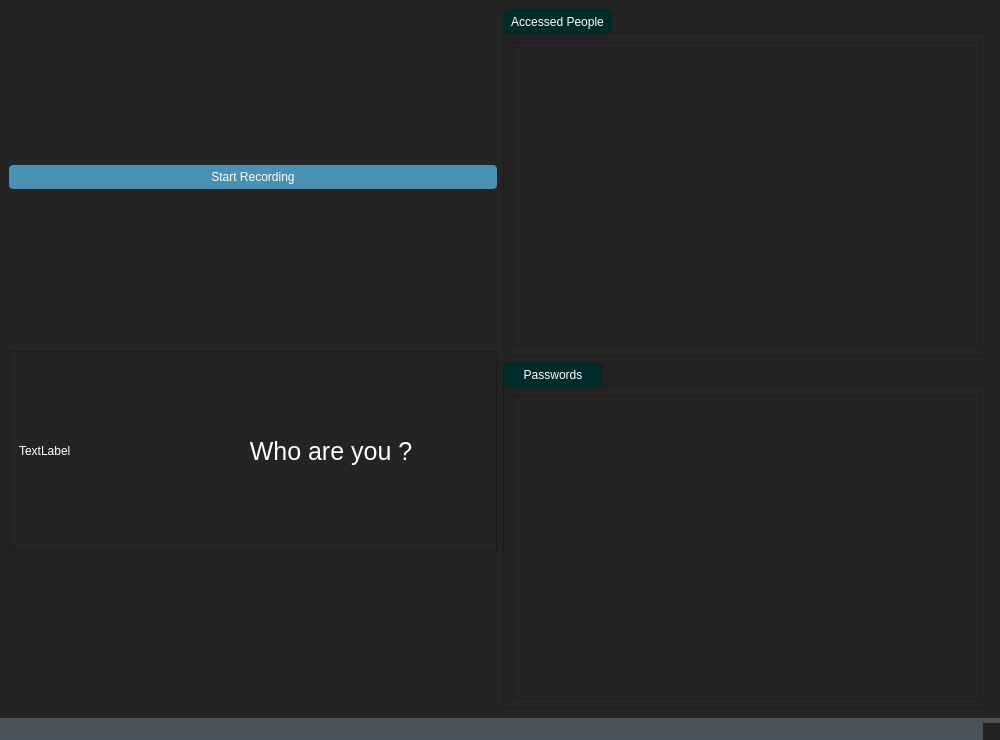
<?xml version="1.0" encoding="UTF-8"?>
<ui version="4.0">
 <class>MainWindow</class>
 <widget class="QMainWindow" name="MainWindow">
  <property name="geometry">
   <rect>
    <x>0</x>
    <y>0</y>
    <width>1000</width>
    <height>740</height>
   </rect>
  </property>
  <property name="sizePolicy">
   <sizepolicy hsizetype="Fixed" vsizetype="Fixed">
    <horstretch>0</horstretch>
    <verstretch>0</verstretch>
   </sizepolicy>
  </property>
  <property name="minimumSize">
   <size>
    <width>1000</width>
    <height>740</height>
   </size>
  </property>
  <property name="maximumSize">
   <size>
    <width>1000</width>
    <height>740</height>
   </size>
  </property>
  <property name="windowTitle">
   <string>MainWindow</string>
  </property>
  <property name="styleSheet">
   <string notr="true">/*Copyright (c) DevSec Studio. All rights reserved.

MIT License

Permission is hereby granted, free of charge, to any person obtaining a copy
of this software and associated documentation files (the &quot;Software&quot;), to deal
in the Software without restriction, including without limitation the rights
to use, copy, modify, merge, publish, distribute, sublicense, and/or sell
copies of the Software, and to permit persons to whom the Software is
furnished to do so, subject to the following conditions:

The above copyright notice and this permission notice shall be included in all
copies or substantial portions of the Software.

THE SOFTWARE IS PROVIDED *AS IS*, WITHOUT WARRANTY OF ANY KIND, EXPRESS OR
IMPLIED, INCLUDING BUT NOT LIMITED TO THE WARRANTIES OF MERCHANTABILITY,
FITNESS FOR A PARTICULAR PURPOSE AND NONINFRINGEMENT. IN NO EVENT SHALL THE
AUTHORS OR COPYRIGHT HOLDERS BE LIABLE FOR ANY CLAIM, DAMAGES OR OTHER
LIABILITY, WHETHER IN AN ACTION OF CONTRACT, TORT OR OTHERWISE, ARISING FROM,
OUT OF OR IN CONNECTION WITH THE SOFTWARE OR THE USE OR OTHER DEALINGS IN THE SOFTWARE.
*/

/*-----QWidget-----*/
QWidget
{
	background-color: #242424;
	color: #fff;
	selection-background-color: #fff;
	selection-color: #000;

}


/*-----QLabel-----*/
QLabel
{
	background-color: transparent;
	color: #fff;

}


/*-----QMenuBar-----*/
QMenuBar 
{
	background-color: #4a5157;
	color: #fff;

}


QMenuBar::item 
{
	background-color: transparent;
	border-left: 1px solid #003333;
	padding: 5px;
	padding-left: 15px;
	padding-right: 15px;

}


QMenuBar::item:selected 
{
	background-color: #003333;
	border: 1px solid #006666;
	color: #fff;

}


QMenuBar::item:pressed 
{
	background-color: #006666;
	border: 1px solid #006666;
	color: #fff;

}


/*-----QMenu-----*/
QMenu
{
    background-color: #4a5157;
    border: 1px solid #4a5157;
    padding: 10px;
	color: #fff;

}


QMenu::item
{
    background-color: transparent;
    padding: 2px 20px 2px 20px;
	min-width: 200px;

}


QMenu::separator
{
   	background-color: #242424;
	height: 1px;

}


QMenu::item:disabled
{
    color: #555;
    background-color: transparent;
    padding: 2px 20px 2px 20px;

}


QMenu::item:selected
{
	background-color: #003333;
	border: 1px solid #006666;
	color: #fff;

}


/*-----QToolButton-----*/
QToolButton 
{
	background-color: transparent;
	color: #fff;
	padding: 3px;
	margin-left: 1px;
}


QToolButton:hover
{
	background-color: rgba(70,162,218,50%);
	border: 1px solid #46a2da;
	color: #000;
	
}


QToolButton:pressed
{
	background-color: #727272;
	border: 1px solid #46a2da;

}


QToolButton:checked
{
	background-color: #727272;
	border: 1px solid #222;
}


/*-----QPushButton-----*/
QPushButton
{
	background-color: #4891b4;
	color: #fff;
	min-width: 80px;
	border-radius: 4px;
	padding: 5px;

}


QPushButton::flat
{
	background-color: transparent;
	border: none;
	color: #000;

}


QPushButton::disabled
{
	background-color: #606060;
	color: #959595;
	border-color: #051a39;

}


QPushButton::hover
{
	background-color: #54aad3;
	border: 1px solid #46a2da;

}


QPushButton::pressed
{
	background-color: #2385b4;
	border: 1px solid #46a2da;

}


QPushButton::checked
{
	background-color: #bd5355;
	border: 1px solid #bd5355;

}


/*-----QLineEdit-----*/
QLineEdit
{
	background-color: #242424;
	color : #fff;
	border: 1px solid #1d1d1d;
	padding: 3px;
	padding-left: 5px;
	border-radius: 4px;

}


/*-----QPlainTExtEdit-----*/
QPlainTextEdit
{
	background-color: #242424;
	color : #fff;
	border: 1px solid #1d1d1d;
	padding: 3px;
	padding-left: 5px;
	border-radius: 4px;

}


/*-----QToolBox-----*/
QToolBox
{
	background-color: transparent;
	border: 1px solid #1d1d1d;

}


QToolBox::tab
{
	background-color: #002b2b;
	border: 1px solid #1d1d1d;

}


QToolBox::tab:hover
{
	background-color: #006d6d;
	border: 1px solid #1d1d1d;

}


/*-----QComboBox-----*/
QComboBox
{
    background-color: #4a5157;
    padding-left: 6px;
    color: #fff;
    height: 20px;
	border-radius: 4px;

}


QComboBox::disabled
{
	background-color: #404040;
	color: #656565;
	border-color: #051a39;

}


QComboBox:on
{
    background-color: #4a5157;
	color: #fff;

}


QComboBox QAbstractItemView
{
    background-color: #4a5157;
    color: #fff;
    selection-background-color: #002b2b;
	selection-color: #fff;
    outline: 0;

}


QComboBox::drop-down
{
	background-color: #4a5157;
    subcontrol-origin: padding;
    subcontrol-position: top right;
	border-radius: 4px;
    width: 15px;

}


QComboBox::down-arrow
{
    image: url(://arrow-down.png);
    width: 8px;
    height: 8px;

}


/*-----QDoubleSpinBox &amp; QCalendarWidget-----*/
QDoubleSpinBox,
QCalendarWidget QSpinBox 
{
	background-color: #242424;
	color : #fff;
	border: 1px solid #1d1d1d;
	border-radius: 4px;
	padding: 3px;
	padding-left: 5px;

}


QDoubleSpinBox::up-button, 
QCalendarWidget QSpinBox::up-button
{
	background-color: #4a5157;
    width: 16px; 
	border-top-right-radius: 4px;
    border-width: 1px;
	border-color: #1d1d1d;

}


QDoubleSpinBox::up-button:hover, 
QCalendarWidget QSpinBox::up-button:hover
{
	background-color: #585858;

}


QDoubleSpinBox::up-button:pressed, 
QCalendarWidget QSpinBox::up-button:pressed
{
	background-color: #252525;
    width: 16px; 
    border-width: 1px;

}


QDoubleSpinBox::up-arrow,
QCalendarWidget QSpinBox::up-arrow
{
    image: url(://arrow-up.png);
    width: 7px;
    height: 7px;

}


QDoubleSpinBox::down-button, 
QCalendarWidget QSpinBox::down-button
{
	background-color: #4a5157;
    width: 16px; 
    border-width: 1px;
	border-bottom-right-radius: 4px;
	border-color: #1d1d1d;

}


QDoubleSpinBox::down-button:hover, 
QCalendarWidget QSpinBox::down-button:hover
{
	background-color: #585858;

}


QDoubleSpinBox::down-button:pressed, 
QCalendarWidget QSpinBox::down-button:pressed
{
	background-color: #252525;
    width: 16px; 
    border-width: 1px;

}


QDoubleSpinBox::down-arrow,
QCalendarWidget QSpinBox::down-arrow
{
    image: url(://arrow-down.png);
    width: 7px;
    height: 7px;

}


/*-----QGroupBox-----*/
QGroupBox 
{
    border: 1px solid;
    border-color: #1d1d1d;
	border-radius: 4px;
    margin-top: 23px;

}


QGroupBox::title  
{
    background-color: #002b2b;
    color: #fff;
	subcontrol-position: top left;
    subcontrol-origin: margin;
    padding: 5px;
	min-width: 100px;
	border: 1px solid #1d1d1d;
	border-top-left-radius: 4px;
	border-top-right-radius: 4px;
	border-bottom: none;

}


/*-----QHeaderView-----*/
QHeaderView::section
{
    background-color: #4a5157;
	border: none;
    color: #fff;
	padding: 4px;
	
}


QHeaderView::section:disabled
{
    background-color: #525251;
    color: #656565;

}


QHeaderView::section:checked
{
    background-color: qlineargradient(spread:repeat, x1:1, y1:0, x2:1, y2:1, stop:0 rgba(227, 227, 227, 255),stop:1 rgba(187, 187, 187, 255));
    color: #000;

}


QHeaderView::section::vertical::first,
QHeaderView::section::vertical::only-one
{
    border-left: 1px solid #003333;

}


QHeaderView::section::vertical
{
    border-left: 1px solid #003333;
}


QHeaderView::section::horizontal::first,
QHeaderView::section::horizontal::only-one
{
    border-left: 1px solid #003333;

}


QHeaderView::section::horizontal
{
    border-left: 1px solid #003333;

}


QTableCornerButton::section
{
    background-color: qlineargradient(spread:repeat, x1:1, y1:0, x2:1, y2:1, stop:0 rgba(227, 227, 227, 255),stop:1 rgba(187, 187, 187, 255));
	border: 1px solid #000;
    color: #fff;

}


/*-----QCalendarWidget-----*/
QCalendarWidget QToolButton
{
  	background-color: transparent;
  	color: white;

}


QCalendarWidget QToolButton::hover
{
	background-color: #006666;
	border: 1px solid #006666;
	color: #fff;

}


QCalendarWidget QMenu 
{
	width: 120px;
	left: 20px;
	color: white;

}


QCalendarWidget QWidget 
{ 
	alternate-background-color: #4a5157; 
	color: #fff;

}


QCalendarWidget QAbstractItemView:enabled 
{
	color: #fff;  
	background-color: #242424;  
	selection-background-color: #002b2b; 
	selection-color: #fff; 

}


QCalendarWidget QAbstractItemView:disabled 
{ 
	color: #404040; 

}


/*-----QTreeWidget-----*/
QTreeView
{
	show-decoration-selected: 0;
	alternate-background-color: transparent;
	background-color: transparent;
   	border: none;
	color: #fff;
	font: 8pt;

}


QTreeView::item:selected
{
	color:#fff;
	background-color: #002b2b;
	border-radius: 0px;

}


QTreeView::item:!selected:hover
{
    background-color: #5e5e5e;
    border: none;
    color: white;

}


QTreeView::branch:has-children:!has-siblings:closed,
QTreeView::branch:closed:has-children:has-siblings 
{
	image: url(://tree-closed.png);

}


QTreeView::branch:open:has-children:!has-siblings,
QTreeView::branch:open:has-children:has-siblings  
{
	image: url(://tree-open.png);

}


/*-----QListView-----*/
QListView 
{
	background-color: transparent;
	alternate-background-color: transparent;
    border : none;
    color: #fff;
    show-decoration-selected: 1; 
    outline: 0;
   	border: 1px solid #1d1d1d;

}


QListView::disabled 
{
	background-color: #656565;
	color: #1b1b1b;
    border: 1px solid #656565;

}


QListView::item 
{
	background-color: transparent;
    padding: 1px;

}


QListView::item:selected 
{
	background-color: #002b2b;
	border: 1px solid #002b2b;
	color: #fff;

}


QListView::item:selected:!active 
{
	background-color: #002b2b;
	border: 1px solid #002b2b;
	color: #fff;

}


QListView::item:selected:active 
{
	background-color: #002b2b;
	border: 1px solid #002b2b;
	color: #fff;

}


QListView::item:hover {
    background-color: #5e5e5e;
    border: none;
    color: #000;

}


/*-----QCheckBox-----*/
QCheckBox
{
	background-color: transparent;
    color: #fff;
	border: none;

}


QCheckBox::indicator
{
    background-color: lightgray;
    border: 1px solid #000;
    width: 12px;
    height: 12px;

}


QCheckBox::indicator:checked
{
    image:url(&quot;./ressources/check.png&quot;);
	background-color: #002b2b;
    border: 1px solid #3a546e;

}


QCheckBox::indicator:unchecked:hover
{
	border: 1px solid #46a2da; 

}


QCheckBox::disabled
{
	color: #656565;

}


QCheckBox::indicator:disabled
{
	background-color: #656565;
	color: #656565;
    border: 1px solid #656565;

}


/*-----QRadioButton-----*/
QRadioButton 
{
	color: #fff;
	background-color: transparent;

}


QRadioButton::indicator::unchecked:hover 
{
	background-color: #d3d3d3;
	border: 2px solid #002b2b;
	border-radius: 6px;
}


QRadioButton::indicator::checked 
{
	border: 2px solid #52beff;
	border-radius: 6px;
	background-color: #002b2b;  
	width: 9px; 
	height: 9px; 

}


/*-----QScrollBar-----*/
QScrollBar:vertical 
{
   border: none;
   width: 12px;

}


QScrollBar::handle:vertical 
{
   border: none;
   border-radius : 0px;
   background-color: #7a7a7a;
   min-height: 80px;
   width : 12px;

}


QScrollBar::handle:vertical:pressed
{
   background-color: #5d5f60; 

}


QScrollBar::add-line:vertical
{
   border: none;
   background: transparent;
   height: 0px;
   subcontrol-position: bottom;
   subcontrol-origin: margin;

}


QScrollBar::add-line:vertical:hover 
{
   background-color: transparent;

}


QScrollBar::add-line:vertical:pressed 
{
   background-color: #3f3f3f;

}


QScrollBar::sub-line:vertical
{
   border: none;
   background: transparent;
   height: 0px;

}


QScrollBar::sub-line:vertical:hover 
{
   background-color: transparent;

}


QScrollBar::sub-line:vertical:pressed 
{
   background-color: #3f3f3f;

}


QScrollBar::up-arrow:vertical
{
   width: 0px;
   height: 0px;
   background: transparent;

}


QScrollBar::down-arrow:vertical 
{
   width: 0px;
   height: 0px;
   background: transparent;

}


QScrollBar::add-page:vertical, QScrollBar::sub-page:vertical
{
   background-color: #222222;
	
}


QScrollBar:horizontal 
{
   border: none;
   height: 12px;

}


QScrollBar::handle:horizontal 
{
   border: none;
   border-radius : 0px;
   background-color: #7a7a7a;
   min-height: 80px;
   height : 12px;

}


QScrollBar::handle:horizontal:pressed
{
   background-color: #5d5f60; 

}


QScrollBar::add-line:horizontal
{
   border: none;
   background: transparent;
   height: 0px;
   subcontrol-position: bottom;
   subcontrol-origin: margin;

}


QScrollBar::add-line:horizontal:hover 
{
   background-color: transparent;

}


QScrollBar::add-line:horizontal:pressed 
{
   background-color: #3f3f3f;

}


QScrollBar::sub-line:horizontal
{
   border: none;
   background: transparent;
   height: 0px;

}


QScrollBar::sub-line:horizontal:hover 
{
   background-color: transparent;

}


QScrollBar::sub-line:horizontal:pressed 
{
   background-color: #3f3f3f;

}


QScrollBar::up-arrow:horizontal
{
   width: 0px;
   height: 0px;
   background: transparent;

}


QScrollBar::down-arrow:horizontal 
{
   width: 0px;
   height: 0px;
   background: transparent;

}


QScrollBar::add-page:horizontal, QScrollBar::sub-page:horizontal
{
   background-color: #222222;
	
}


/*-----QProgressBar-----*/
QProgressBar
{
	border: 1px solid #1d1d1d;
    text-align: center;
	border-radius: 10px;
	color: #fff;
	font-weight: bold;

}


QProgressBar::chunk
{
    background-color: #3b86ae;
	border-radius: 9px;
    margin: 0.5px;

}


/*-----QStatusBar-----*/
QStatusBar
{
	background-color: #4a5157;
	color: #ffffff;
	border-color: #051a39;

}


/*-----QSizeGrip-----*/
QSizeGrip 
{
	background-color: image(&quot;./ressources/sizegrip.png&quot;); /*To replace*/
	border: none;

}
</string>
  </property>
  <widget class="QWidget" name="centralwidget">
   <layout class="QHBoxLayout" name="horizontalLayout_4">
    <item>
     <layout class="QVBoxLayout" name="verticalLayout">
      <item>
       <layout class="QVBoxLayout" name="specrtoLayout"/>
      </item>
      <item>
       <widget class="QPushButton" name="recordingBtn">
        <property name="text">
         <string>Start Recording</string>
        </property>
       </widget>
      </item>
      <item>
       <widget class="QFrame" name="frame_3">
        <property name="maximumSize">
         <size>
          <width>16777215</width>
          <height>200</height>
         </size>
        </property>
        <property name="frameShape">
         <enum>QFrame::StyledPanel</enum>
        </property>
        <property name="frameShadow">
         <enum>QFrame::Raised</enum>
        </property>
        <layout class="QHBoxLayout" name="horizontalLayout_5">
         <item>
          <widget class="QLabel" name="iconLabel">
           <property name="minimumSize">
            <size>
             <width>150</width>
             <height>0</height>
            </size>
           </property>
           <property name="maximumSize">
            <size>
             <width>150</width>
             <height>16777215</height>
            </size>
           </property>
           <property name="text">
            <string>TextLabel</string>
           </property>
          </widget>
         </item>
         <item>
          <widget class="QLabel" name="messageLabel">
           <property name="font">
            <font>
             <pointsize>19</pointsize>
            </font>
           </property>
           <property name="text">
            <string>Who are you ?</string>
           </property>
           <property name="alignment">
            <set>Qt::AlignCenter</set>
           </property>
          </widget>
         </item>
        </layout>
       </widget>
      </item>
     </layout>
    </item>
    <item>
     <layout class="QVBoxLayout" name="verticalLayout_3">
      <item>
       <widget class="QGroupBox" name="groupBox">
        <property name="title">
         <string>Accessed People</string>
        </property>
        <layout class="QHBoxLayout" name="horizontalLayout">
         <item>
          <widget class="QFrame" name="frame">
           <property name="frameShape">
            <enum>QFrame::StyledPanel</enum>
           </property>
           <property name="frameShadow">
            <enum>QFrame::Raised</enum>
           </property>
           <layout class="QHBoxLayout" name="horizontalLayout_2">
            <item>
             <layout class="QVBoxLayout" name="personCheckLayout"/>
            </item>
           </layout>
          </widget>
         </item>
        </layout>
       </widget>
      </item>
      <item>
       <widget class="QGroupBox" name="groupBox_2">
        <property name="title">
         <string>Passwords</string>
        </property>
        <layout class="QHBoxLayout" name="horizontalLayout_3">
         <item>
          <widget class="QFrame" name="frame_2">
           <property name="frameShape">
            <enum>QFrame::StyledPanel</enum>
           </property>
           <property name="frameShadow">
            <enum>QFrame::Raised</enum>
           </property>
           <layout class="QVBoxLayout" name="verticalLayout_2">
            <item>
             <layout class="QVBoxLayout" name="passwordsLayout"/>
            </item>
           </layout>
          </widget>
         </item>
        </layout>
       </widget>
      </item>
     </layout>
    </item>
   </layout>
  </widget>
  <widget class="QMenuBar" name="menubar">
   <property name="geometry">
    <rect>
     <x>0</x>
     <y>0</y>
     <width>1000</width>
     <height>31</height>
    </rect>
   </property>
  </widget>
  <widget class="QStatusBar" name="statusbar"/>
 </widget>
 <resources/>
 <connections/>
</ui>
